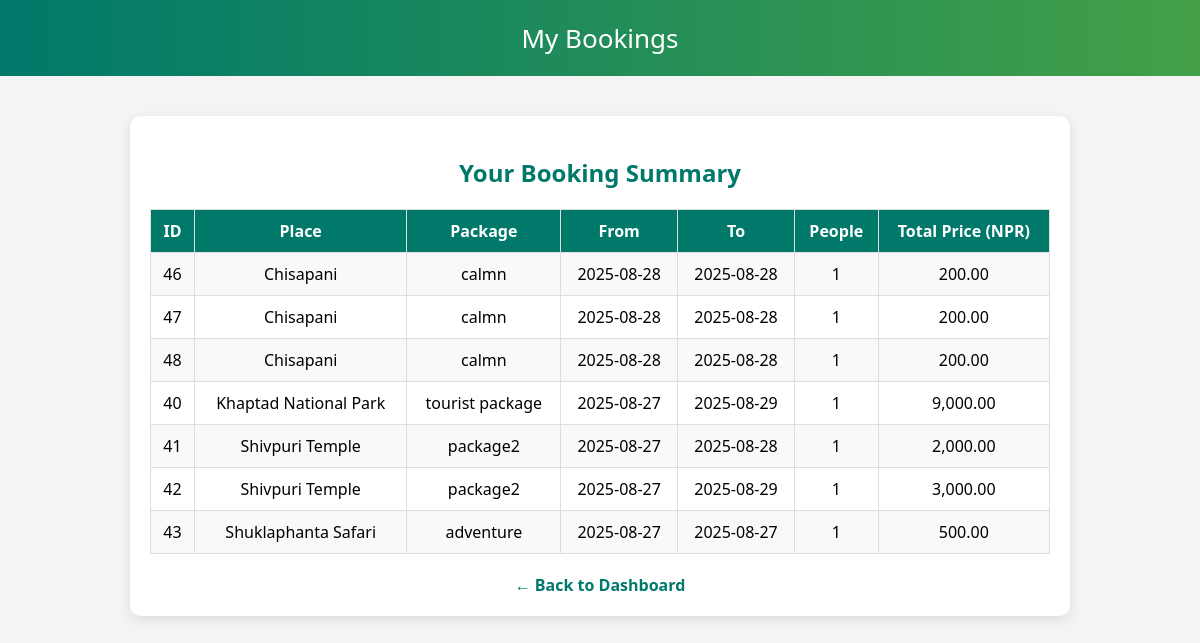
Screenshot of /my_bookings.php (signed in) with the database file from the repository.
### tables this page shows
CREATE TABLE `bookings` (
  `id` int(11) NOT NULL,
  `package_id` int(11) NOT NULL,
  `name` varchar(100) NOT NULL,
  `email` varchar(100) NOT NULL,
  `user_id` int(11) NOT NULL,
  `destination` varchar(100) NOT NULL,
  `date` date NOT NULL,
  `to_date` date DEFAULT NULL,
  `people` int(11) NOT NULL,
  `total_price` decimal(10,2) DEFAULT NULL,
  `booking_date` timestamp NOT NULL DEFAULT current_timestamp(),
  `status` varchar(20) DEFAULT 'Pending'
);

CREATE TABLE `place` (
  `id` int(11) NOT NULL,
  `name` varchar(100) NOT NULL,
  `description` text DEFAULT NULL,
  `address` text DEFAULT NULL,
  `latitude` decimal(10,6) NOT NULL,
  `longitude` decimal(10,6) NOT NULL,
  `entry_fee` decimal(10,2) NOT NULL,
  `best_time` varchar(100) DEFAULT NULL,
  `main_attractions` text DEFAULT NULL,
  `recommended_duration` varchar(50) NOT NULL,
  `image_path` varchar(255) DEFAULT NULL,
  `created_at` datetime DEFAULT current_timestamp(),
  `updated_at` datetime DEFAULT current_timestamp() ON UPDATE current_timestamp(),
  `destination_id` int(11) DEFAULT NULL,
  `province_id` int(11) DEFAULT NULL,
  `district_id` int(11) DEFAULT NULL,
  `municipality_id` int(11) DEFAULT NULL,
  `status` varchar(20) NOT NULL DEFAULT 'active'
);

CREATE TABLE `package` (
  `package_id` int(11) NOT NULL,
  `created_by` int(11) NOT NULL,
  `place_id` int(11) NOT NULL,
  `title` varchar(255) NOT NULL,
  `description` text DEFAULT NULL,
  `price` decimal(10,2) DEFAULT NULL,
  `duration` int(11) DEFAULT NULL,
  `places_covered` text DEFAULT NULL,
  `status` varchar(50) DEFAULT NULL,
  `operator_id` int(11) DEFAULT NULL,
  `available_slots` int(11) DEFAULT NULL,
  `created_at` timestamp NOT NULL DEFAULT current_timestamp(),
  `updated_at` timestamp NOT NULL DEFAULT current_timestamp() ON UPDATE current_timestamp()
);

### my_bookings.php (the view, shortened to what this page needs)
<?php
$conn = dbConnect();
$user_id = $_SESSION['user_id'];
$sql = "
    SELECT b.id, b.name, b.email, b.destination, b.date, b.to_date,
           b.people, b.total_price, p.title AS package_name, pl.name AS place_name
    FROM bookings b
    JOIN package p ON b.package_id = p.package_id
    JOIN place pl ON b.destination = pl.id
    WHERE b.user_id = ?
    ORDER BY b.date DESC
";
$stmt = $conn->prepare($sql);
$stmt->bind_param("i", $user_id);
$stmt->execute();
$result = $stmt->get_result();
?>
<!DOCTYPE html>
<html lang="en">
<head>
</head>
<body>
<header>My Bookings</header>
<div class="container">
<h2>Your Booking Summary</h2>
<table>
    <tr>
        <th>ID</th>
        <th>Place</th>
        <th>Package</th>
        <th>From</th>
        <th>To</th>
        <th>People</th>
        <th>Total Price (NPR)</th>
    </tr>
    <?php while ($row = $result->fetch_assoc()): ?>
    <tr>
        <td><?= $row['id'] ?></td>
        <td><?= htmlspecialchars($row['place_name']) ?></td>
        <td><?= htmlspecialchars($row['package_name']) ?></td>
        <td><?= $row['date'] ?></td>
        <td><?= $row['to_date'] ?></td>
        <td><?= $row['people'] ?></td>
        <td><?= number_format($row['total_price'], 2) ?></td>
    </tr>
    <?php endwhile; ?>
</table>
<a href="dashboard.php" class="back-link">← Back to Dashboard</a>
</div>
</body>
</html>

### my_bookings.php (style rules this page uses)
body { font-family: 'Segoe UI', sans-serif; margin: 0; background: #f4f4f4; }
header { background: linear-gradient(to right, #00796b, #43a047); padding: 20px; text-align: center; color: white; font-size: 26px; }
.container { max-width: 900px; margin: 40px auto; background-color: #fff; padding: 20px; border-radius: 10px; box-shadow: 0 4px 12px rgba(0,0,0,0.1); }
h2 { text-align: center; color: #00796b; margin-bottom: 20px; }
table { width: 100%; border-collapse: collapse; margin-top: 20px; }
table, th, td { border: 1px solid #ddd; }
th, td { padding: 10px; text-align: center; }
th { background-color: #00796b; color: white; }
tr:nth-child(even) { background-color: #f9f9f9; }
.back-link { display: block; text-align: center; margin-top: 20px; text-decoration: none; color: #00796b; font-weight: bold; }

### rows the page displays
bookings: id "46", place.name "Chisapani", package.title "calmn", date "2025-08-28", to_date "2025-08-28", people "1", total_price "200.00"
bookings: id "47", place.name "Chisapani", package.title "calmn", date "2025-08-28", to_date "2025-08-28", people "1", total_price "200.00"
bookings: id "48", place.name "Chisapani", package.title "calmn", date "2025-08-28", to_date "2025-08-28", people "1", total_price "200.00"
bookings: id "40", place.name "Khaptad National Park", package.title "tourist package", date "2025-08-27", to_date "2025-08-29", people "1", total_price "9,000.00"
bookings: id "41", place.name "Shivpuri Temple", package.title "package2", date "2025-08-27", to_date "2025-08-28", people "1", total_price "2,000.00"
bookings: id "42", place.name "Shivpuri Temple", package.title "package2", date "2025-08-27", to_date "2025-08-29", people "1", total_price "3,000.00"
bookings: id "43", place.name "Shuklaphanta Safari", package.title "adventure", date "2025-08-27", to_date "2025-08-27", people "1", total_price "500.00"
